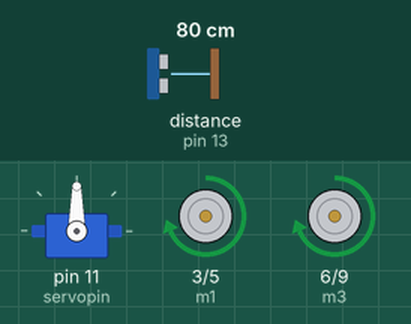
The sketch below on a simulated Arduino Uno, built with avr-gcc and run on an emulated ATmega328P. Parts: servo, motor-driver pin pairs drawn as motors (green arrow = first pin HIGH = forward, orange = second pin HIGH = backward, longer = more drive). Wiring (inferred from the names in the program): ultrasonic range finder: trigger pin 12; echo pin 13. The inputs (shaded band) are chosen by the test bench; at power-on: distance to the obstacle (sensor on pin 13) 80 cm. The echo pulse lasts 58.3 µs per cm.

Above: at 1.2 s.
1.3 s: distance to the obstacle (sensor on pin 13) set to 28 cm
2.8 s: distance to the obstacle (sensor on pin 13) set to 24 cm
At 3.15 s:
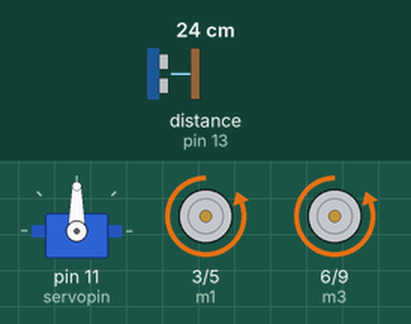
At 4.82 s:
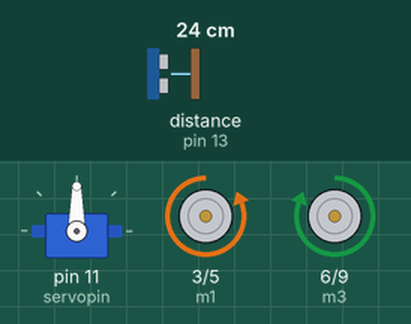
Timing chart, 0 to 61.3 s (numbered marks = the images above; inputs shaded):
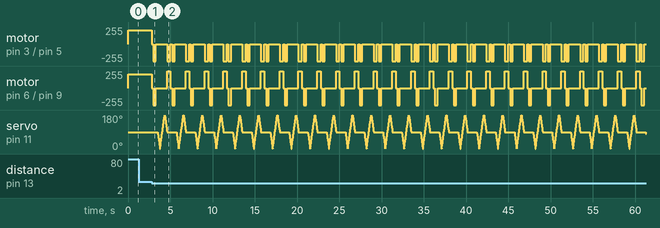

The sketch:

Obstacle_Code.ino
```cpp
#include <Servo.h>

// creating servo object for motor
Servo servo;

// initializing pin for servo motor
int servopin = 11;
// initiaizing pins connected to logic pins
// i.e (In1,In2,In3,In4) of motor driver
#define m1 3
#define m2 5
#define m3 6
#define m4 9

// initializing echo and trig pin of ranging sensor
#define echopin 13
#define trigpin 12

// initializing movement and turning speed
int speed = 255;
int turn =  255;

void setup() {
  // put your setup code here, to run once:

  // initializing pin for servo
  servo.attach(servopin);

  // setting pins of the motor driver to output
    pinMode(m1, OUTPUT);
    pinMode(m2, OUTPUT);
    pinMode(m3, OUTPUT);
    pinMode(m4, OUTPUT);

  // set trig pin to output, to send signal
    pinMode(trigpin, OUTPUT);

  // set echo pin to input, to record signal
    pinMode(echopin, INPUT);

    Serial.begin(9600);

}

void loop() {
  // put your main code here, to run repeatedly:

  // initializing distance of the echo signal
  // and the duration of the signal
  long distance,duration;

  // first we will send a signal of 10 micro second with trig pin
  digitalWrite(trigpin, LOW);
  delayMicroseconds(2);
  digitalWrite(trigpin, HIGH);
  delayMicroseconds(10);
  digitalWrite(trigpin, LOW);

  // now we will store the total distance travelled by the echo signal
  duration = pulseIn(echopin, HIGH);

  // now we will find the distance from the object by following formula
  // v = d / t
  // d = v * t
  // here v is the speed of sound in air (in cm/s)
  distance = (duration / 2) / 29.1 ;  // here distance is in centimeter (cm)
  //
  //servo.write(90);

  if (distance > 25)
  {
    forward();
    //digitalWrite(m1, HIGH);
    //digitalWrite(m3, HIGH);
  }

  else if ( (distance < 25) && (distance >= 0) )
  {
    stop();
    delay(200);

    reverse();
    delay(300);

    stop();
    delay(200);

    for (int pos = 90; pos >= 0; pos--)
    {
      servo.write(pos);
      delay(3);
    }

    for (int pos = 0; pos <= 90; pos++)
    {
      servo.write(pos);
      delay(3);
    }

    for (int pos = 90; pos <= 180; pos++)
    {
      servo.write(pos);
      delay(3);
    }

    for (int pos = 180; pos >= 90; pos--)
    {
      servo.write(pos);
      delay(3);
    }


    //left();
    digitalWrite(m1, LOW);
    analogWrite(m2, 255);
    analogWrite(m3, 255);
    digitalWrite(m4, LOW);
    delay(400);
  }

}


void stop()
{
  digitalWrite(m1, LOW);
  digitalWrite(m2, LOW);
  digitalWrite(m3, LOW);
  digitalWrite(m4, LOW);
}

// initiaizing function for forward movement
void forward()
{
  analogWrite(m1, 210);
  digitalWrite(m2, LOW);
  analogWrite(m3, 210);
  digitalWrite(m4, LOW);
}

// initiaizing function for reverse movement
void reverse()
{
  digitalWrite(m1, LOW);
  digitalWrite(m2, HIGH);
  digitalWrite(m3, LOW);
  digitalWrite(m4, HIGH);
}

// initiaizing function for left turn
void left()
{
  digitalWrite(m1, LOW);
  digitalWrite(m2, LOW);
  digitalWrite(m3, LOW);
  digitalWrite(m4, HIGH);
}
```

Measured:
- the behaviour switches between 26 and 25 cm on distance to the obstacle (sensor on pin 13) (found by bisection; images 0 and 1)
- after the input at 1.3 s, every drawn part: stays the same
